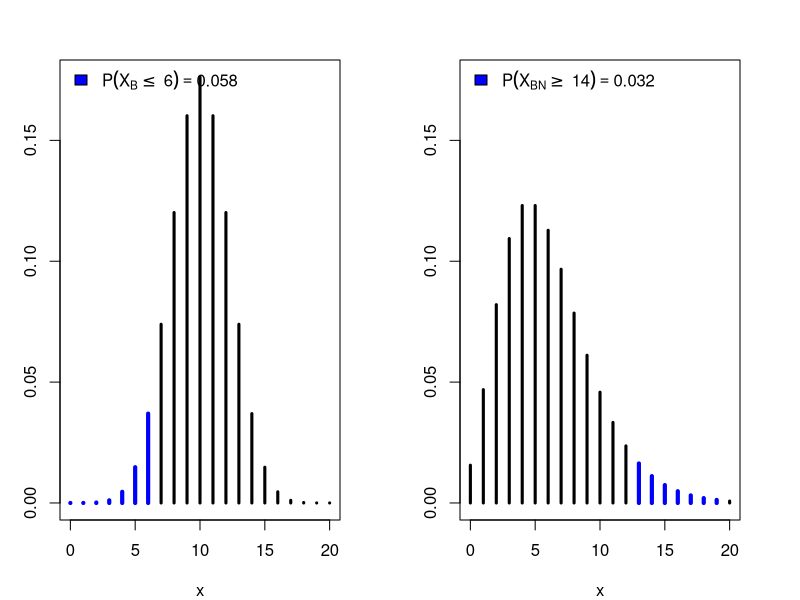

Write the R code that produced this figure.
## ---- chunk 1
##-------------------------------------------
dnegbin <- function(x, k, prob) {
    ## Parametrização onde x = número de tentativas até se obter k
    ## sucessos. th é a probabilidade de sucesso
    (choose(x - 1, k - 1) * prob^k * (1 - prob)^(x - k)) *
        ! x == 0
}

## Estudando a parametrização da função nativa do R
dnegbin(20, 6, 0.5)
dnbinom(14, 6, 0.5)

## ---- chunk 2

## Informações do experimento
n <- 20
y <- 6
prob <- 0.5

## p-valor para o experimento Binomial
(pv1 <- pbinom(y, size = n, prob = prob))

## p-valor para o experimento Binomial-Negativo
(pv2 <- pnbinom(n - y - 1, size = y, prob = prob, lower = FALSE))

##-------------------------------------------
## Parametros graficos
x <- 0:n
px1 <- dbinom(x, size = n, prob = prob)
px2 <- dnbinom(x, size = y, prob = prob)
ylim <- c(0, max(px1, px2))

par(mfrow = c(1, 2), mar = c(4, 3, 3, 3))
plot(px1 ~ x, type = "h", ylim = ylim, lwd = 3)
lines(px1[1:(y + 1)] ~ x[1:(y + 1)],
      type = "h", lwd = 4, col = "blue")
legend("topleft", bty = "n", fill = "blue",
       legend = substitute(
           P(X[B]<=~q)==Pr,
           list(q = y, Pr = round(pv1, 3))))
plot(px2 ~ x, type = "h", ylim = ylim, lwd = 3)
lines(px2[(n - y):n] ~ x[(n - y):n],
      type = "h", lwd = 4, col = "blue")
legend("topleft", bty = "n", fill = "blue",
       legend = substitute(
           P(X[BN]>=~q)==Pr,
           list(q = n - y, Pr = round(pv2, 3))))

